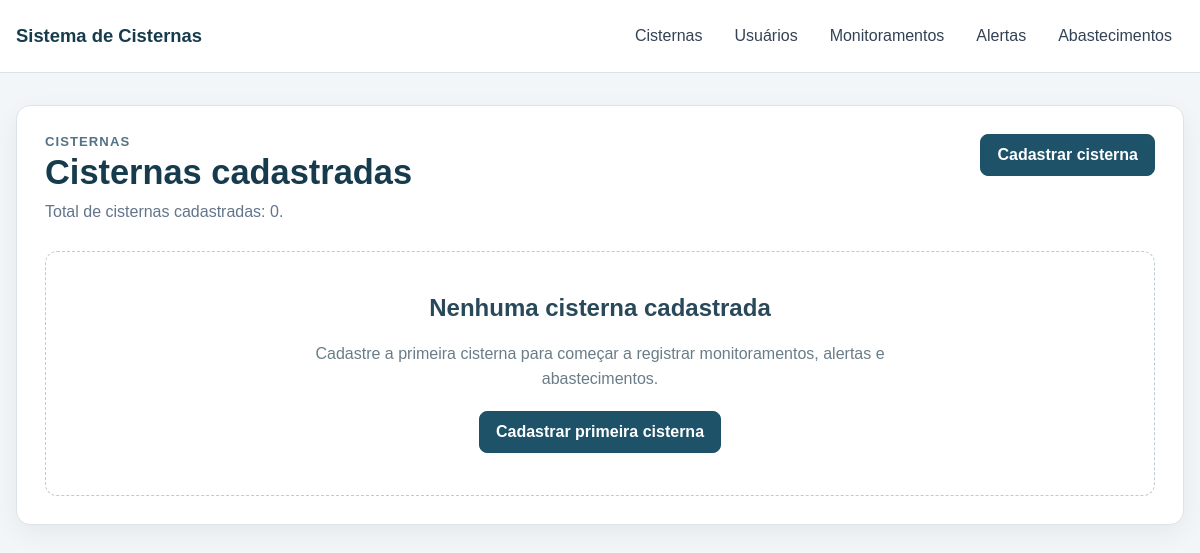
The app's page /cisternas/, older data.
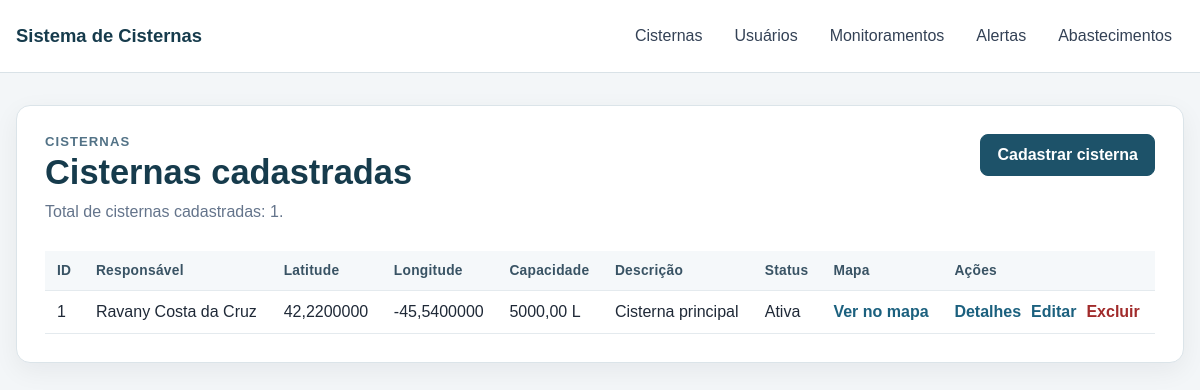
The same page, newer data.
### cisternas/models.py (models this page shows, shortened)
class Cisterna(models.Model):
    usuario = models.ForeignKey(
        Usuario,
        on_delete=models.CASCADE,
        related_name="cisternas",
    )
    latitude = models.DecimalField(
        max_digits=10,
        decimal_places=7,
        validators=[
            MinValueValidator(Decimal("-90")),
            MaxValueValidator(Decimal("90")),
        ],
    )
    longitude = models.DecimalField(
        max_digits=10,
        decimal_places=7,
        validators=[
            MinValueValidator(Decimal("-180")),
            MaxValueValidator(Decimal("180")),
        ],
    )
    capacidade = models.DecimalField(
        max_digits=12,
        decimal_places=2,
        validators=[
            MinValueValidator(Decimal("0.01")),
        ],
    )
    descricao = models.CharField(max_length=255)
    status = models.CharField(max_length=20)
    class Meta:
        ordering = ("id",)

class Usuario(User):
    nome = models.CharField(max_length=255)
    cpf = models.CharField(max_length=11, unique=True)
    class Meta:
        ordering = ("nome", "username")

### cisternas/views.py (the view)
def cisterna_listar(request):
    cisternas = Cisterna.objects.select_related("usuario").all()
    contexto = {
        "titulo_pagina": "Cisternas cadastradas",
        "cisternas": cisternas,
        "quantidade_cisternas": cisternas.count(),
    }
    return render(
        request,
        "cisternas/cisterna_listar.html",
        contexto,
    )

### cisternas/templates/cisternas/cisterna_listar.html (shortened to what this page needs)
{% extends "cisternas/base.html" %}
{% block content %}
<section class="painel">
 <div class="pagina-topo">
 <div>
 <p class="pagina-sobre">Cisternas</p>
 <h1>{{ titulo_pagina }}</h1>
 <p class="pagina-descricao">
 Total de cisternas cadastradas: {{ quantidade_cisternas }}.
 </p>
 </div>
 <a class="botao botao-primario" href="{% url 'cisterna_criar' %}">
 Cadastrar cisterna
 </a>
 </div>
 {% if cisternas %}
 <div class="tabela-container">
 <table class="tabela-dados">
 <thead>
 <tr>
 <th>ID</th>
 <th>Responsável</th>
 <th>Latitude</th>
 <th>Longitude</th>
 <th>Capacidade</th>
 <th>Descrição</th>
 <th>Status</th>
 <th>Mapa</th>
 <th>Ações</th>
 </tr>
 </thead>
 <tbody>
 {% for cisterna in cisternas %}
 <tr>
 <td>{{ cisterna.id }}</td>
 <td>{{ cisterna.usuario.nome }}</td>
 <td>{{ cisterna.latitude }}</td>
 <td>{{ cisterna.longitude }}</td>
 <td>{{ cisterna.capacidade }} L</td>
 <td>{{ cisterna.descricao }}</td>
 <td>
 <span class="status-texto">
 {{ cisterna.status }}
 </span>
 </td>
 <td>
 <a
 class="link-tabela"
 href="https://www.openstreetmap.org/?mlat={{ cisterna.latitude }}&mlon={{ cisterna.longitude }}#map=17/{{ cisterna.latitude }}/{{ cisterna.longitude }}"
 target="_blank"
 rel="noopener noreferrer"
 >
 Ver no mapa
 </a>
 </td>
 <td>
 <div class="acoes-tabela">
 <a class="link-tabela" href="{% url 'cisterna_detalhar' cisterna.pk %}">Detalhes</a>
 <a class="link-tabela" href="{% url 'cisterna_editar' cisterna.pk %}">Editar</a>
 <a class="link-perigo" href="{% url 'cisterna_excluir' cisterna.pk %}">Excluir</a>
 </div>
 </td>
 </tr>
 {% endfor %}
 </tbody>
 </table>
 </div>
 {% else %}
 <div class="estado-vazio">
 <h2>Nenhuma cisterna cadastrada</h2>
 <p>
 Cadastre a primeira cisterna para começar a registrar
 monitoramentos, alertas e abastecimentos.
 </p>
 <a class="botao botao-primario" href="{% url 'cisterna_criar' %}">
 Cadastrar primeira cisterna
 </a>
 </div>
 {% endif %}
</section>
{% endblock %}

Row changes from the older to the newer data that the page shows:
added Cisterna: id "1", usuario.nome "Ravany Costa da Cruz", latitude "42,2200000", longitude "-45,5400000", capacidade "5000,00", descricao "Cisterna principal", status "Ativa"
Text that changed along with them:
{{ quantidade_cisternas }}: "0" → "1"
text no longer shown: "Nenhuma cisterna cadastrada Cadastre a primeira cisterna para começar a registrar monitoramentos, alertas e abastecimentos. Cadastrar primeira cisterna"
text now shown: "ID Responsável Latitude Longitude Capacidade Descrição Status Mapa Ações"
